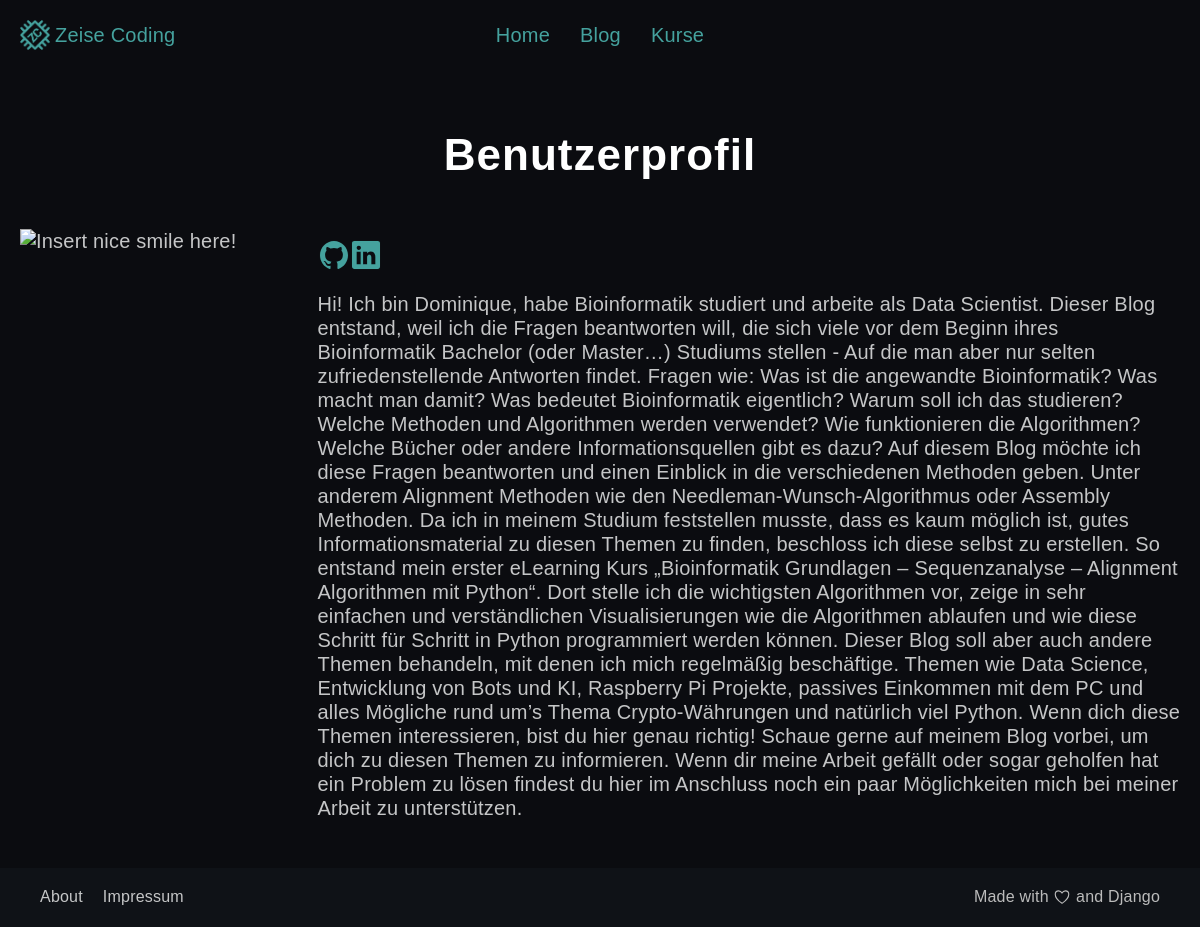
/members/1/profile/, run on an earlier commit of the app's database.
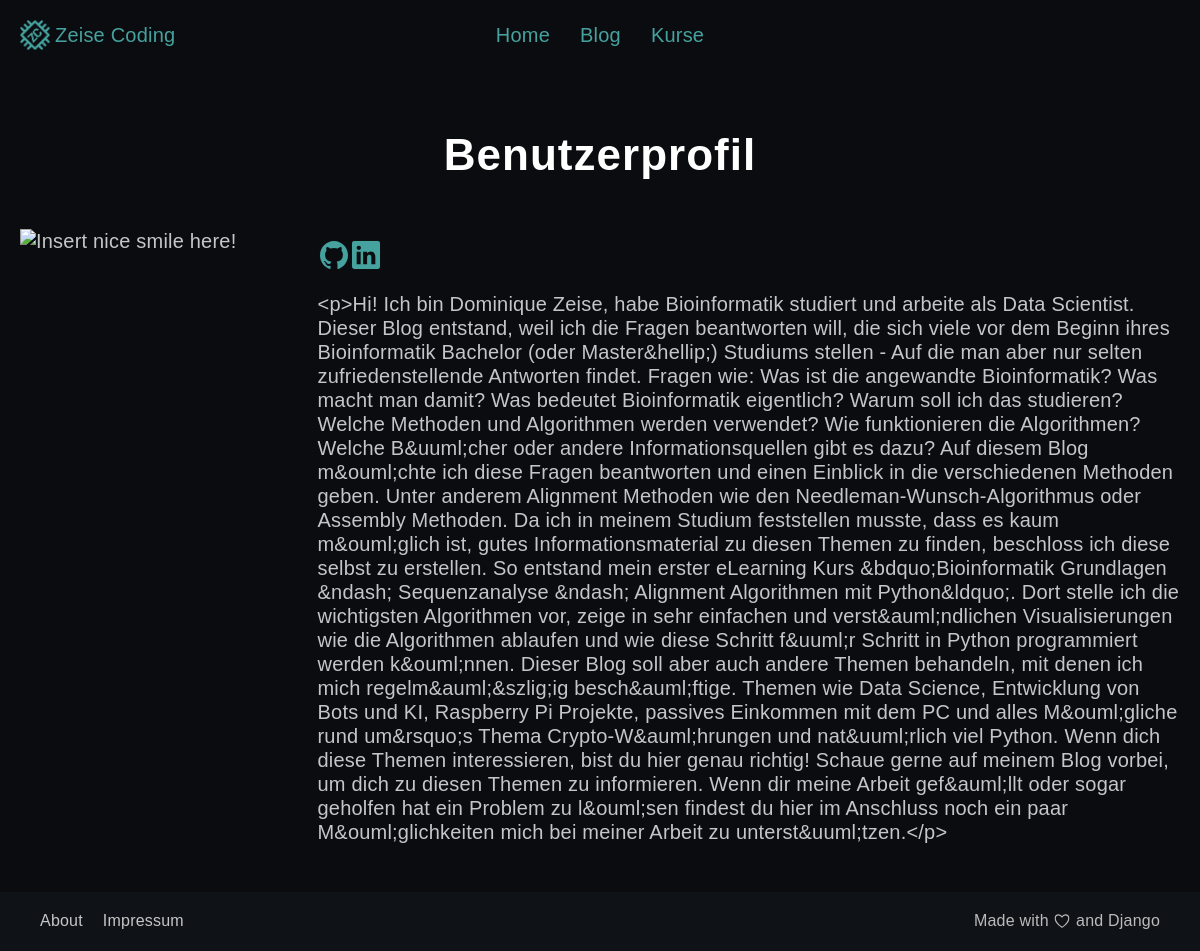
And on a later commit of the database.
### members/models.py (models this page shows, shortened)
class Profile(models.Model):
    user = models.OneToOneField(User, null=True, on_delete=models.CASCADE)
    bio = RichTextUploadingField(blank=True, null=True)
    snippet = RichTextUploadingField(max_length=200, blank=True, null=True)
    profile_pic = models.ImageField(blank=True, null=True, upload_to="images/profile/")
    website_url = models.CharField(max_length=200, blank=True, null=True)
    github_url = models.CharField(max_length=200, blank=True, null=True)
    linkedin_url = models.CharField(max_length=200, blank=True, null=True)
    reddit_url = models.CharField(max_length=200, blank=True, null=True)
    instagram_url = models.CharField(max_length=200, blank=True, null=True)
    pinterest_url = models.CharField(max_length=200, blank=True, null=True)
    twitter_url = models.CharField(max_length=200, blank=True, null=True)
    facebook_url = models.CharField(max_length=200, blank=True, null=True)
    def __str__(self):
        return str(self.user)

### members/views.py (the view)
# urls.py: path('<int:pk>/profile/', views.ShowProfilePageView.as_view(), name='show_profile_page'),
class ShowProfilePageView(generic.DetailView):
    model = Profile
    template_name = 'registration/user-profile.html'
    def get_context_data(self, *args, **kwargs):
        context = super(ShowProfilePageView, self).get_context_data(*args, **kwargs)
        page_user = get_object_or_404(Profile, id=self.kwargs['pk'])
        context["page_user"] = page_user
        print(context["page_user"])
        return context

### members/templates/registration/user-profile.html (shortened to what this page needs)
{% extends "base.html" %}
{% load static %}
{% block extrahead %}
<link rel="stylesheet" href="{% static "css/blog.css" %}">
{% endblock %}
{% block content %}
<div class="flex-container wrap center" style="width: 100%;">
    <h1 style="margin-bottom: 3rem;">Benutzerprofil</h1>
    <div class="row warp" style="margin-bottom: 3rem; padding: 0 1.25rem 0 1.25rem">
          <div class="col-3">
            {% if page_user.profile_pic %}
              <img src="{{ page_user.profile_pic.url }}" class="circular--square author-profile-image"  alt="Insert nice smile here!">
            {% else %}
              <img src="{% static 'logo/Logo_ZC.png' %}" style="max-width: 100%; height: auto; width: auto;" alt="Insert nice smile here!">
            {% endif %}
          </div>
          <div class="col-9">
            <p class="flex-container warp" style="align-items:center">
              {% if page_user.github_url%}
              <a href="{{ page_user.github_url }}" target="_blank"><ion-icon name="logo-github"></ion-icon></a>
              {% endif %}
              {% if page_user.linkedin_url%}
              <a href="{{ page_user.linkedin_url }}" target="_blank"><ion-icon name="logo-linkedin"></ion-icon></a>
              {% endif %}
            </p>
            <p class="card-text" style="margin-top:1rem;">{{ page_user.bio }}</p>
          </div>
    </div>
</div>
{%endblock%}

What changed in the data, as far as the page shows it:
changed Profile: bio "Hi! Ich bin Dominique, habe Bioinformatik studiert und arbeite als Data Scientist. Dieser Blog entstand, weil ich die Fragen beantworten will, die sich viele vor dem Beginn ihres Bioinformatik Bachelor (oder Master…) Studiums stellen - Auf die man aber nur selten zufriedenstellende Antworten findet. Fragen wie: Was ist die angewandte Bioinformatik? Was macht man damit? Was bedeutet Bioinformatik eigentlich? Warum soll ich das studieren? Welche Methoden und Algorithmen werden verwendet? Wie funktionieren die Algorithmen? Welche Bücher oder andere Informationsquellen gibt es dazu? Auf diesem Blog möchte ich diese Fragen beantworten und einen Einblick in die verschiedenen Methoden geben. Unter…" → "<p>Hi! Ich bin Dominique Zeise, habe Bioinformatik studiert und arbeite als Data Scientist. Dieser Blog entstand, weil ich die Fragen beantworten will, die sich viele vor dem Beginn ihres Bioinformatik Bachelor (oder Master&hellip;) Studiums stellen - Auf die man aber nur selten zufriedenstellende Antworten findet. Fragen wie: Was ist die angewandte Bioinformatik? Was macht man damit? Was bedeutet Bioinformatik eigentlich? Warum soll ich das studieren? Welche Methoden und Algorithmen werden verwendet? Wie funktionieren die Algorithmen? Welche B&uuml;cher oder andere Informationsquellen gibt es dazu? Auf diesem Blog m&ouml;chte ich diese Fragen beantworten und einen Einblick in die…"
